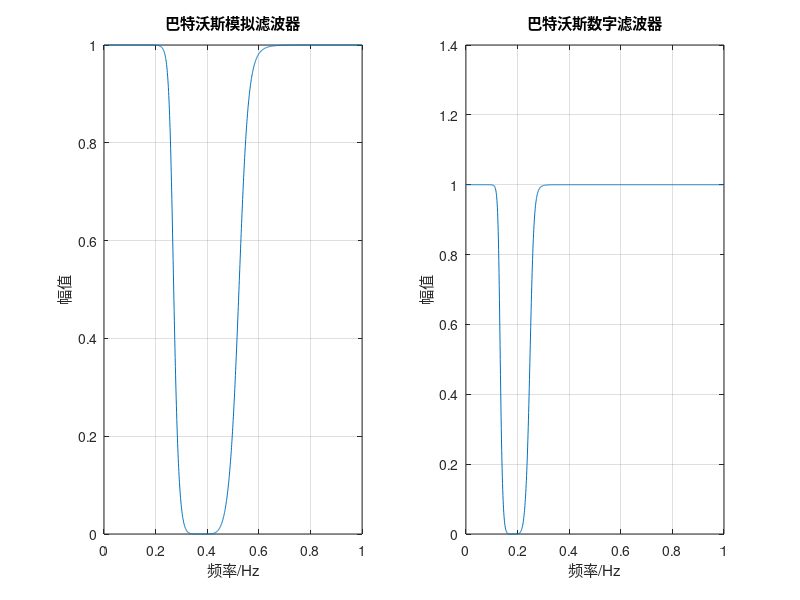

Here is the MATLAB script that generated this plot:
clear all;
clc
close all
T = 2;    
fs = 1/T;      
wp = [0.45*pi,0.65*pi];
ws = [0.3*pi,0.8*pi];
Wp = (2/T)*tan(wp/2); 
Ws = (2/T)*tan(ws/2);
Ap = 1; 
As = 40;

[N ,Wc] = buttord(Wp,Ws,Ap,As,'s');
[B ,A] = butter(N,Wc,'stop','s');
W = linspace(0,pi,400*pi);
Hs = freqs(B,A,W);
[Bz,Az] = bilinear(B,A,fs);
Hz = freqz(Bz,Az,W);
 
figure;
subplot(1,2,1);
plot(W/pi,abs(Hs)); 
xlabel('频率/Hz');ylabel('幅值');title('巴特沃斯模拟滤波器');grid on;
subplot(1,2,2);
plot(W/pi,abs(Hz));  
xlabel('频率/Hz');ylabel('幅值');title('巴特沃斯数字滤波器');grid on;
